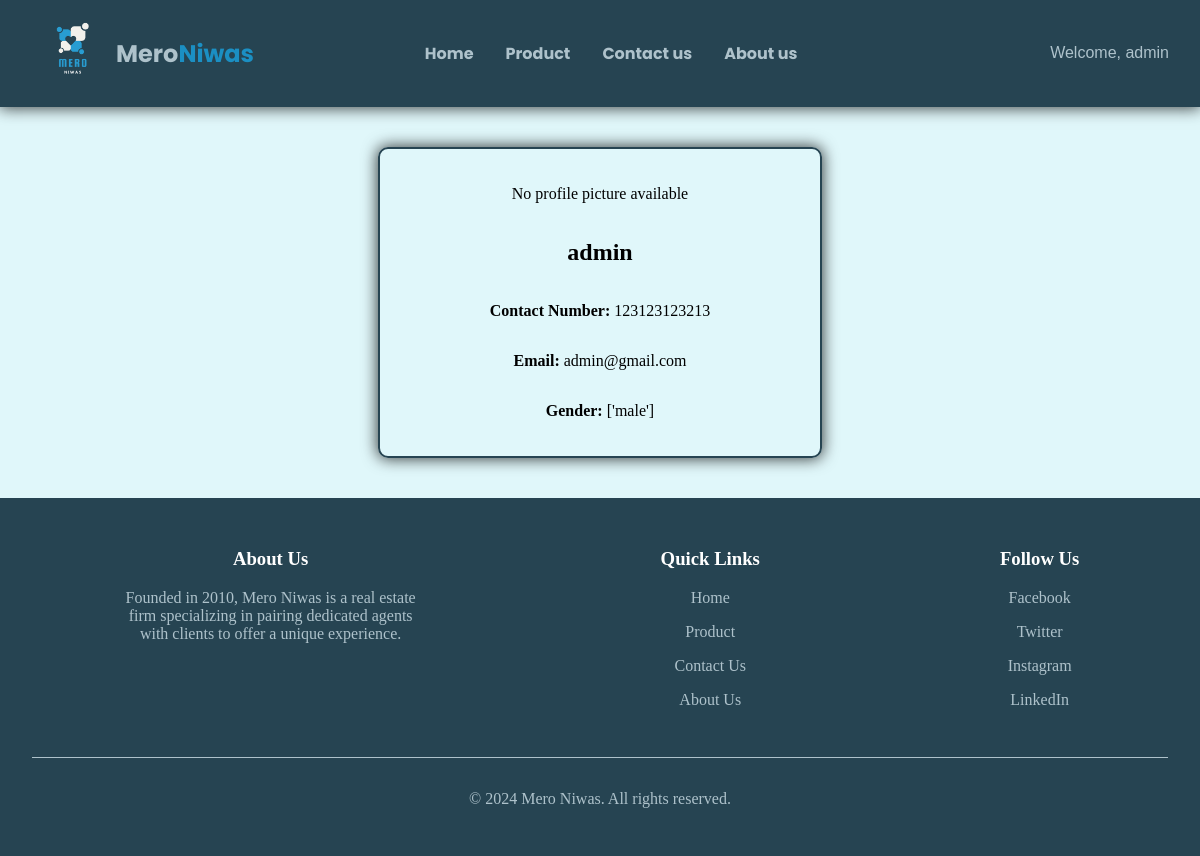
Screenshot of /Profile/ (signed in) with the database file from the repository.
### home/models.py (models this page shows, shortened)
class UserProfile(models.Model):
    user = models.CharField(max_length=255, null=False)
    contact_number = models.CharField(max_length=15, null=False)
    email = models.EmailField(max_length=254, null=False)
    gender = models.CharField(max_length=10, null=False)
    profile_picture = models.ImageField(upload_to='media', blank=True, null=True)
    Citizen_front = models.ImageField(upload_to='static/UploadCitizen', blank=True, null=True)
    Citizen_back = models.ImageField(upload_to='static/UploadCitizen', blank=True, null=True)
    accountType = models.CharField(max_length=10, null=False)

### home/views.py (the view)
# urls.py: path('Profile/', views.show_profile, name='profile'),
def show_profile(request):
    if request.user.is_authenticated:
        user_profile = get_object_or_404(UserProfile, user=request.user.username)
        context = {
            'user_profile': user_profile,
        }
        return render(request, 'home/Profile.html', context)
    return render(request, 'home/Profile.html', {})

### home/templates/home/Profile.html (shortened to what this page needs)
{% extends 'layout.html' %}
{% load static %}
{% block main_content %}
<link rel="stylesheet" href="{% static 'css/Product.css' %}" />
<div class="main1">
  <div class="product-detail">
    {% if user_profile.profile_picture %}
    <img src="{{ user_profile.profile_picture.url }}" alt="Profile Picture" width="300px" style="border: 4px solid; background: gray; padding: 4px;" />
    {% else %}
    <p>No profile picture available</p>
    {% endif %}
    <h2>{{ user_profile.user }}</h2>
    <p><strong>Contact Number:</strong> {{ user_profile.contact_number }}</p>
    <p><strong>Email:</strong> {{ user_profile.email }}</p>
    <p><strong>Gender:</strong> {{ user_profile.gender }}</p>
  </div>
</div>
{% endblock %}

### templates/layout.html (shortened to what this page needs)
{% load static %}
<!DOCTYPE html>
<html lang="en">
  <head>
    <link rel="stylesheet" href="{% static 'css/style.css'%}" />
  </head>
  <body>
    <header>
      <nav class="navbar">
        <div class="logo">
          <a href="{% url 'home' %}">
            <img src="{% static 'Assets/logo.png'%}" alt="Error loading" />
            <h2 id="ttxt">Mero</h2>
            <h2 id="txt">Niwas</h2>
          </a>
        </div>
        <div class="naav">
          <div class="nav">
            <h4 class="nav-item"><a href="{% url 'home' %}">Home</a></h4>
            <h4 class="nav-item"><a href="{% url 'show_product' %}">Product</a></h4>
            <h4 class="nav-item">
              <a href="{% url 'ContactUs' %}">Contact us</a>
            </h4>
            <h4 class="nav-item"><a href="{% url 'about_us' %}">About us</a></h4>
          </div>
          {% if user.is_authenticated %}
              <div class="user-info">
                  <div class="dropdown">
                    <button class="dropdown-toggle">Welcome, {{ user.username }}</button>
                </div>
              </div>
          {% endif %}
        </div>
      </nav>
    </header>
    <div class="main">
      {% block main_content %} {% endblock %}
    </div>
    <footer>
      <div class="footer-content">
        <div class="footer-section about">
          <h3>About Us</h3>
          <p>
            Founded in 2010, Mero Niwas is a real estate firm specializing in
            pairing dedicated agents with clients to offer a unique experience.
          </p>
        </div>
        <div class="footer-section links">
          <h3>Quick Links</h3>
          <ul>
            <li><a href="#">Home</a></li>
            <li><a href="{% url 'show_product' %}">Product</a></li>
            <li><a href="{% url 'ContactUs'%}">Contact Us</a></li>
            <li><a href="{% url 'about_us' %}">About Us</a></li>
          </ul>
        </div>
        <div class="footer-section social">
          <h3>Follow Us</h3>
          <ul>
            <li><a href="#">Facebook</a></li>
            <li><a href="#">Twitter</a></li>
            <li><a href="#">Instagram</a></li>
            <li><a href="#">LinkedIn</a></li>
          </ul>
        </div>
      </div>
      <div class="footer-bottom">
        <p>&copy; 2024 Mero Niwas. All rights reserved.</p>
      </div>
    </footer>
  </body>
</html>

### static/css/style.css (style rules this page uses)
body { padding: 0; margin: 0; background-color: #e0f7fa; }
.navbar { display: flex; box-sizing: border-box; justify-content: space-between; font-family: "Poppins", sans-serif; background-color: #264452; border: 2px solid 264452; padding: 2vh; box-shadow: 0px 0px 15px 1px rgba(0, 0, 0, 0.75); -webkit-box-shadow: 0px 0px 15px 1px rgba(0, 0, 0, 0.75); -moz-box-shadow: 0px 0px 15px 1px rgba(0, 0, 0, 0.75); }
.logo, .nav, .log { display: flex; align-items: center; }
.logo { margin-left: 2vw; }
.naav { display: flex; justify-content: center; width: 65%; justify-content: space-between; text-align: center; left: 35%; }
.nav { gap: 2em; }
.logo a img { width: 4em; height: 4em; }
.logo a h2 { margin-left: 1vw; color: #aec2cb; }
.logo a { display: flex; text-decoration: none; }
#txt { color: #1b8fc3; margin-left: 0px; }
.nav h4 a { color: #aec2cb; text-decoration: none; }
.user-info { display: flex; align-items: center; justify-content: center; }
.dropdown { position: relative; display: inline-block; }
.dropdown-toggle { color: #aec2cb; padding: 10px 15px; font-size: 16px; border: none; cursor: pointer; background:none; }
footer { background-color: #264452; color: #aec2cb; padding: 2em; text-align: center; }
.footer-content { display: flex; justify-content: center; margin-bottom: 2em; gap: 20vw; }
.footer-section { max-width: 300px; }
.footer-section h3 { color: #ffffff; }
.footer-section ul { list-style: none; padding: 0; }
.footer-section ul li { margin: 1em 0; }
.footer-section ul li a { color: #aec2cb; text-decoration: none; }
.footer-bottom { border-top: 1px solid #aec2cb; padding-top: 1em; }

### static/css/Product.css (style rules this page uses)
.main1 { display: flex; justify-content: center; }
.product-detail { width: 400px; align-items: center; display: flex; flex-direction: column; justify-content: center; text-align: center; margin: 40px; border: 2px solid #264452; padding: 20px; border-radius: 10px; box-shadow: 0px 0px 15px 1px rgba(0, 0, 0, 0.75); -webkit-box-shadow: 0px 0px 15px 1px rgba(0, 0, 0, 0.75); -moz-box-shadow: 0px 0px 15px 1px rgba(0, 0, 0, 0.75); }

### rows the page displays
UserProfile: user "admin", contact_number "123123123213", email "admin@gmail.com", gender "['male']"

### other values shown
{{ user.username }} "admin"
